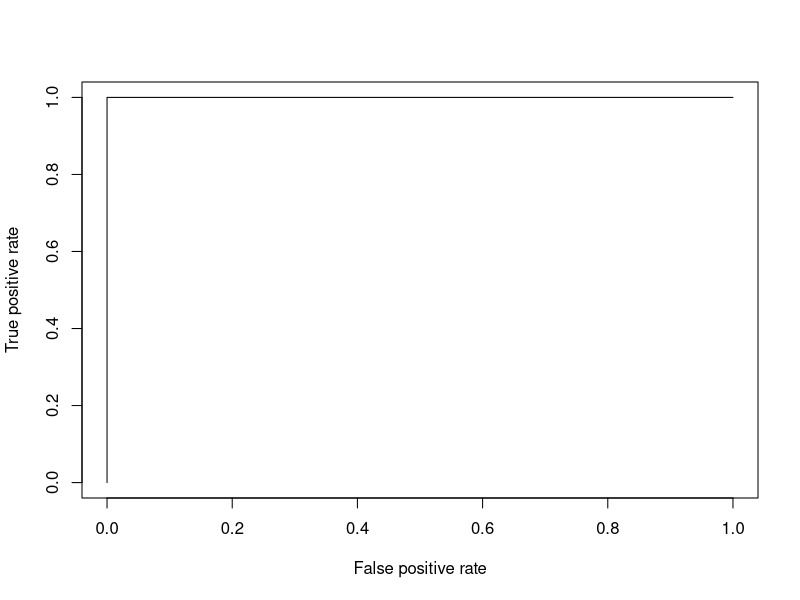
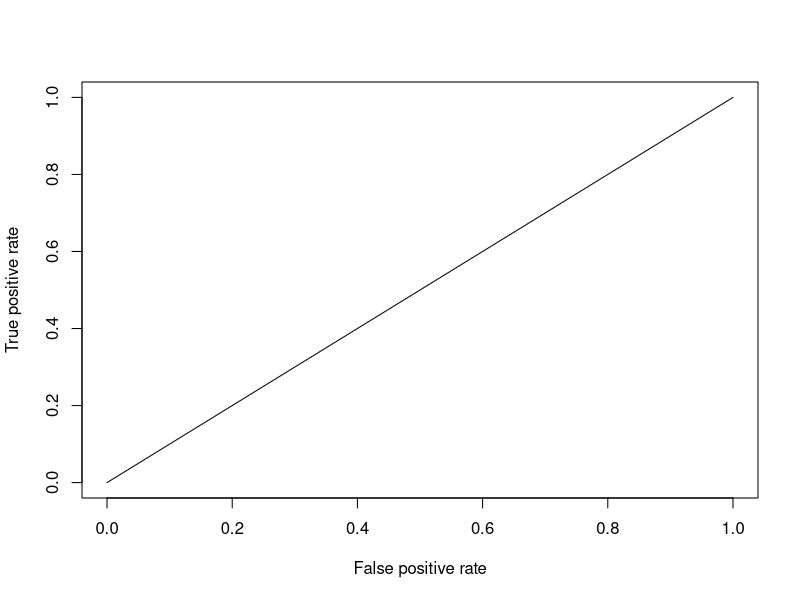
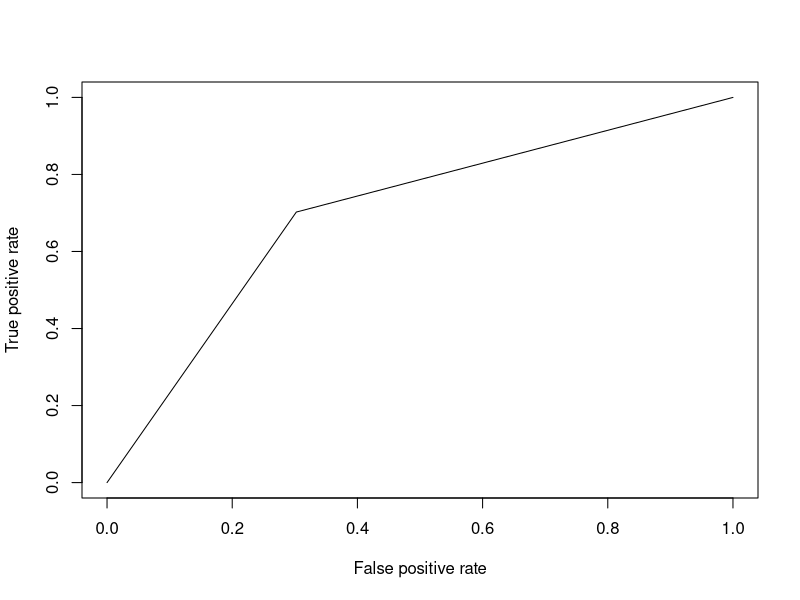

The R script that drew these images, in order:
#create a graph of AUC values from 0.5 to 1

#Create variable that we are trying to predict
log_binary<-sample(x=c(-1,1),size=1000,replace=TRUE)

#Create variable used for a perfect fit
perfect<-log_binary

#Create variable for a 50/50 shot of guessing
a<-log_binary[1:500]
b<- -log_binary[501:1000]
coin_flip<-c(a,b)

#Variable for AUC of 0.7
a<-log_binary[1:700]
b<- -log_binary[701:1000]
var70<- c(a,b)

#Put all of the data together
df_temp<-data.frame(log_binary,perfect,coin_flip,var70)
df<-df_temp[sample(nrow(df_temp)),]

#randomly sort the df

#Model for the different AUCs
perfect_fit<-lm(log_binary~perfect, df)
coin_flip_fit<-lm(log_binary~coin_flip,df)
var70_fit<-lm(log_binary~var70,df)


#Graph the ROC Curves
library(ROCR)

#Perfect Fit
predictions<-predict(perfect_fit,df)
pr <- prediction(predictions, df$log_binary)
prf_perfect <- performance(pr, measure = "tpr", x.measure = "fpr")
plot(prf_perfect)
auc_perfect <- performance(pr, measure = "auc")
auc_perfect <- auc_perfect@y.values[[1]]

#Coin Flip Fit
predictions<-predict(coin_flip_fit,df)
pr <- prediction(predictions, df$log_binary)
prf_coin_flip <- performance(pr, measure = "tpr", x.measure = "fpr")
plot(prf_coin_flip)
auc_coin_flip <- performance(pr, measure = "auc")
auc_coin_flip <- auc_coin_flip@y.values[[1]]

#AUC of 70 Fit
predictions<-predict(var70_fit,df)
pr <- prediction(predictions, df$log_binary)
prf_var70 <- performance(pr, measure = "tpr", x.measure = "fpr")
plot(prf_var70)
auc_var70 <- performance(pr, measure = "auc")
auc_var70 <- auc_var70@y.values[[1]]
